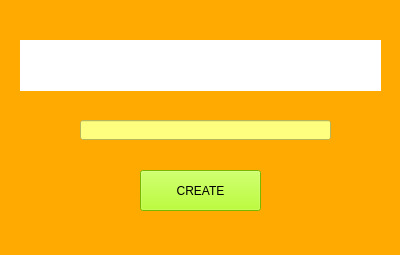
<?xml version="1.0" encoding="UTF-8"?>
<ui version="4.0">
 <class>Form</class>
 <widget class="QWidget" name="Form">
  <property name="geometry">
   <rect>
    <x>0</x>
    <y>0</y>
    <width>400</width>
    <height>255</height>
   </rect>
  </property>
  <property name="windowTitle">
   <string>PYQT5_01</string>
  </property>
  <property name="styleSheet">
   <string notr="true">background-color: rgb(255, 170, 0);</string>
  </property>
  <widget class="QPushButton" name="btn_click">
   <property name="geometry">
    <rect>
     <x>140</x>
     <y>170</y>
     <width>121</width>
     <height>41</height>
    </rect>
   </property>
   <property name="styleSheet">
    <string notr="true">background-color: rgb(170, 255, 0);</string>
   </property>
   <property name="text">
    <string>CREATE</string>
   </property>
  </widget>
  <widget class="QLineEdit" name="lineEdit">
   <property name="geometry">
    <rect>
     <x>80</x>
     <y>120</y>
     <width>251</width>
     <height>20</height>
    </rect>
   </property>
   <property name="styleSheet">
    <string notr="true">background-color: rgb(255, 255, 127);</string>
   </property>
  </widget>
  <widget class="QLabel" name="label">
   <property name="geometry">
    <rect>
     <x>20</x>
     <y>40</y>
     <width>361</width>
     <height>51</height>
    </rect>
   </property>
   <property name="font">
    <font>
     <pointsize>14</pointsize>
     <weight>75</weight>
     <bold>true</bold>
    </font>
   </property>
   <property name="styleSheet">
    <string notr="true">background-color: rgb(255, 255, 255);
border-color: rgb(0, 0, 127);</string>
   </property>
   <property name="text">
    <string/>
   </property>
   <property name="alignment">
    <set>Qt::AlignLeading|Qt::AlignLeft|Qt::AlignVCenter</set>
   </property>
  </widget>
 </widget>
 <resources/>
 <connections>
  <connection>
   <sender>btn_click</sender>
   <signal>clicked()</signal>
   <receiver>Form</receiver>
   <slot>btn_Clicked()</slot>
   <hints>
    <hint type="sourcelabel">
     <x>244</x>
     <y>188</y>
    </hint>
    <hint type="destinationlabel">
     <x>335</x>
     <y>182</y>
    </hint>
   </hints>
  </connection>
 </connections>
 <slots>
  <slot>btn_Clicked()</slot>
 </slots>
</ui>
